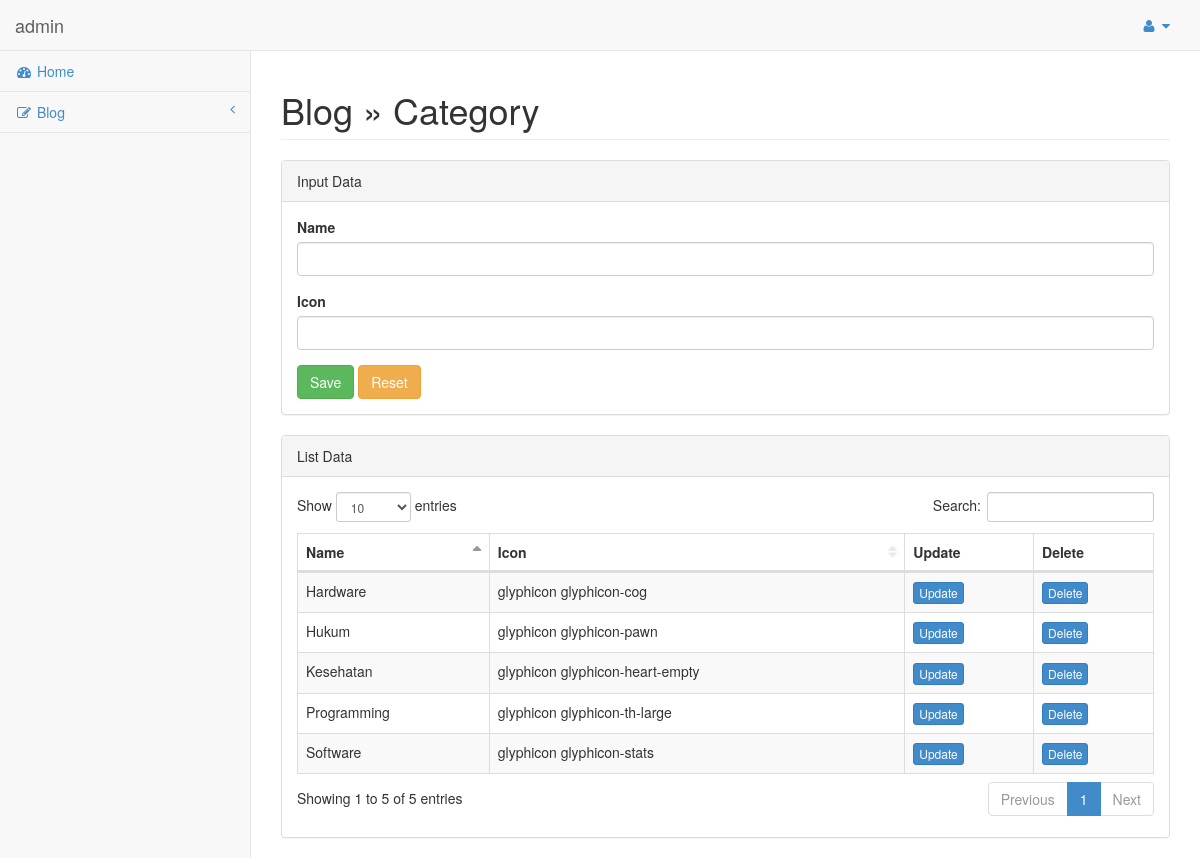
/admin/index.php?category (signed in), run on an earlier commit of the app's database.
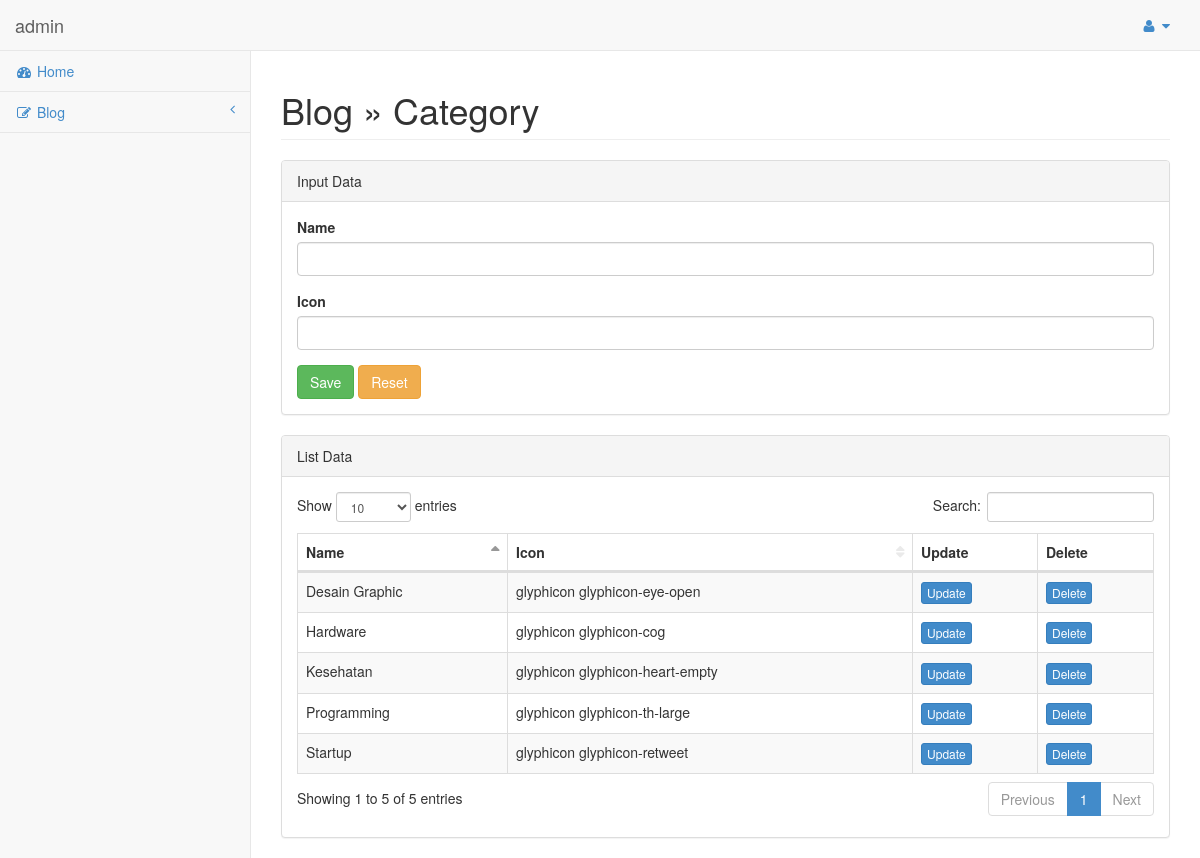
And on a later commit of the database.
### tables this page shows
CREATE TABLE `kategori` (
  `id_kategori` int(11) NOT NULL,
  `nama` varchar(100) NOT NULL,
  `icon` varchar(100) NOT NULL
);

### admin/page/blog/category.php (the view, shortened to what this page needs)
<div class="row">
    <div class="col-lg-12">
        <h1 class="page-header">Blog &raquo; Category</h1>
    </div>
</div>
<div class="row">
    <div class="col-lg-12">
        <?php
            $category_edit = isset($_GET['category_edit']) ? $_GET['category_edit'] : false;
         ?>
        <div class="panel panel-default">
            <div class="panel-heading">
                Input Data
            </div>
            <div class="panel-body">
                <div class="row">
                    <div class="col-lg-12">
                        <form role="form" action="<?php echo ($category_edit) ? BASE_URL.'admin/page/blog/category_update.php' : BASE_URL.'admin/page/blog/category_insert.php' ; ?>" method="post">
                            <div class="form-group">
                                <label>Name</label>
                                <input class="form-control" type="text" name="nama" required="required" <?php echo ($category_edit) ? "value='$rowUpdate[nama]'" : false; ?>/>
                            </div>
                            <div class="form-group">
                                <label>Icon</label>
                                <input class="form-control" type="text" name="icon" <?php echo ($category_edit) ? "value='$rowUpdate[icon]'" : false; ?>  />
                            </div>
                            <button type="submit" name="submit" class="btn btn-success">Save</button>
                            <button type="reset" class="btn btn-warning">Reset</button>
                        </form>
                    </div>
                </div>
            </div>
        </div>
        <div class="panel panel-default">
            <div class="panel-heading">
                List Data
            </div>
            <div class="panel-body">
                <div class="table-responsive">
                    <table id="datatables" class="table table-striped table-bordered table-hover">
                        <thead>
                            <tr>
                                <th>Name</th>
                                <th>Icon</th>
                                <th>Update</th>
                                <th>Delete</th>
                            </tr>
                        </thead>
                        <tbody>
                            <?php
                            $query = mysqli_query($conn,"SELECT * FROM kategori");
                            while($row = mysqli_fetch_assoc($query)){
                                echo "
                                    <tr>
                                        <td>$row[nama]</td>
                                        <td>$row[icon]</td>
                                        <td class='center'><a href='index.php?category_edit=$row[id_kategori]' class='btn btn-primary btn-xs' type='button'>Update</a></td>
                                        <td class='center'><a href='".BASE_URL."admin/page/blog/category_delete.php?id_kategori=$row[id_kategori]' class='btn btn-primary btn-xs' type='button'>Delete</a></td>
                                    </tr>
                                ";
                            }
                             ?>
                        </tbody>
                    </table>
                </div>
            </div>
        </div>
    </div>
</div>

What changed in the data, as far as the page shows it:
removed kategori: nama "Software", icon "glyphicon glyphicon-stats"
changed kategori: nama "Hukum" → "Startup"; icon "glyphicon glyphicon-pawn" → "glyphicon glyphicon-retweet"
added kategori: nama "Desain Graphic", icon "glyphicon glyphicon-eye-open"
